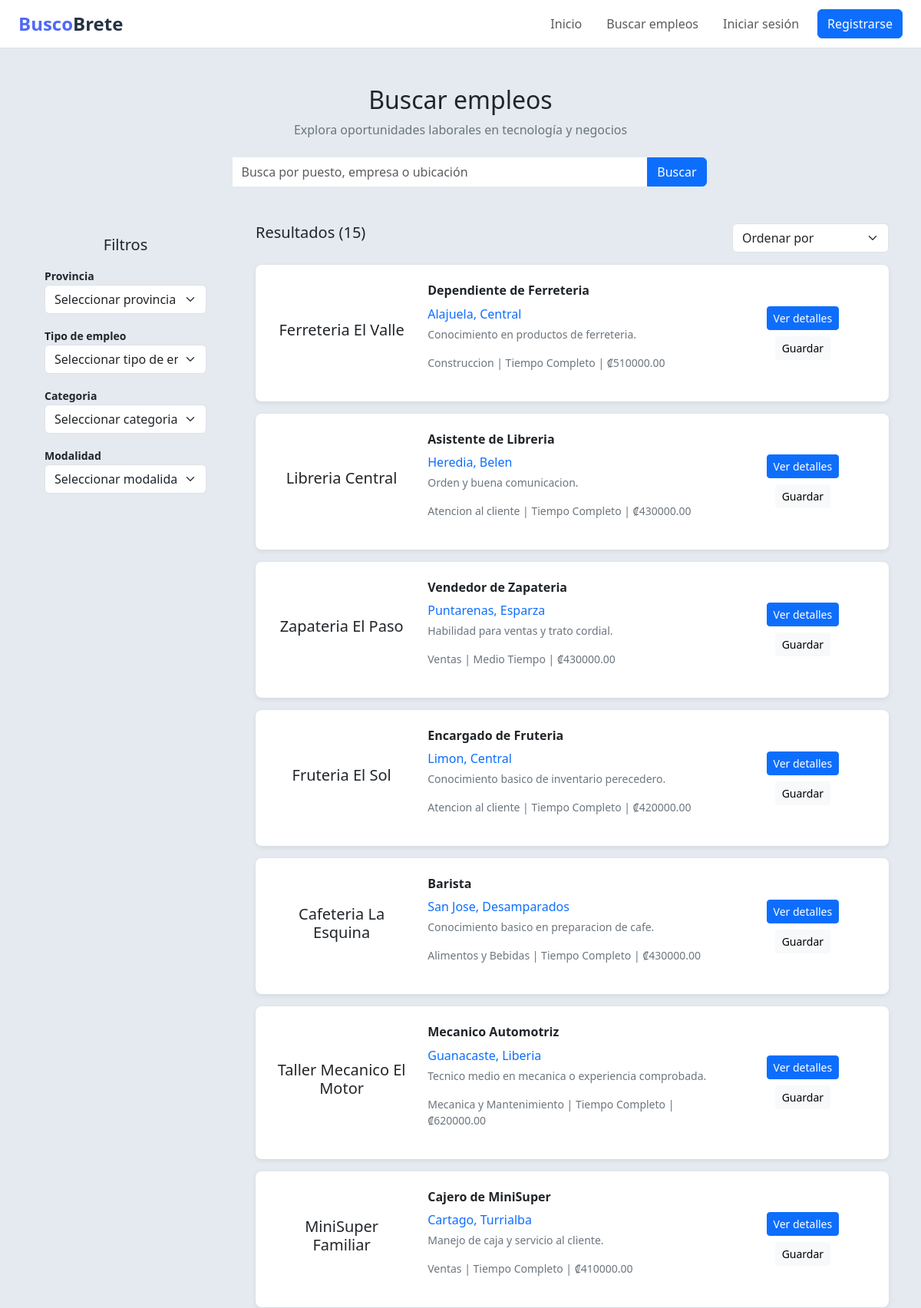
The page /?page=buscarEmpleos (upper part) on the database its author committed.
### tables this page shows
CREATE TABLE empleadores (
    idEmpleador INT AUTO_INCREMENT PRIMARY KEY,
    idUsuario INT NOT NULL UNIQUE,
    nombre VARCHAR(100) NOT NULL,
    nombreEmpresa VARCHAR(150) NOT NULL,
    descripcionEmpresa TEXT,
    telefono VARCHAR(20),
    fechaRegistro DATETIME DEFAULT CURRENT_TIMESTAMP,

    FOREIGN KEY (idUsuario) REFERENCES usuarios(idUsuario)
);

CREATE TABLE ofertas (
    idOferta INT AUTO_INCREMENT PRIMARY KEY,
    idEmpleador INT NOT NULL,
    idCategoria INT NOT NULL,
    idUbicacion INT NOT NULL,
    titulo VARCHAR(150) NOT NULL,
    descripcion TEXT NOT NULL,
    requisitos TEXT,
    salario DECIMAL(10,2),
    tipoEmpleo ENUM('tiempo completo','medio tiempo','temporal','remoto'),
    estado ENUM('activa','cerrada','pausada') DEFAULT 'activa',
    fechaPublicacion DATETIME DEFAULT CURRENT_TIMESTAMP,

    FOREIGN KEY (idEmpleador) REFERENCES empleadores(idEmpleador),
    FOREIGN KEY (idCategoria) REFERENCES categorias(idCategoria),
    FOREIGN KEY (idUbicacion) REFERENCES ubicaciones(idUbicacion)
);

CREATE TABLE ubicaciones (
    idUbicacion INT AUTO_INCREMENT PRIMARY KEY,
    provincia VARCHAR(100) NOT NULL,
    canton VARCHAR(100) NOT NULL
);

CREATE TABLE categorias (
    idCategoria INT AUTO_INCREMENT PRIMARY KEY,
    nombre VARCHAR(100) NOT NULL
);

### app/controllers/buscadorController.php (called while the page is built, shortened)
<?php
require_once __DIR__ . '/../../config/database.php';
require_once __DIR__ . '/../models/Ubicacion.php';
require_once __DIR__ . '/../models/Oferta.php';
require_once __DIR__ . '/../models/Empleador.php';
require_once __DIR__ . '/../models/Categoria.php';
class buscadorController
{
    private $ubicacionModel;
    private $ofertaModel;
    private $empleadorModel;
    private $categoriaModel;
    public function __construct()
    {
        $database = new Database();
        $db = $database->connect();
        $this->ofertaModel = new Oferta($db);
        $this->ubicacionModel = new Ubicacion($db);
        $this->empleadorModel = new Empleador($db);
        $this->categoriaModel = new Categoria($db);
    }
    public function showBuscador()
    {
        $ofertas = $this->ofertaModel->getAll()->fetch_all(MYSQLI_ASSOC);
        $ubicaciones = $this->ubicacionModel->getAll();
        $empleadores = $this->empleadorModel->getAll();
        $categorias = $this->categoriaModel->getAll();
        require 'app/views/buscarEmpleos.php';
    }
}

### app/models/Oferta.php (called while the page is built, shortened)
<?php
class Oferta
{
	private $conn;
	public function __construct($db)
	{
		$this->conn = $db;
	}
	public function getAll()
	{
		$sql = "SELECT * FROM ofertas ORDER BY RAND()";
		$result = $this->conn->query($sql);
		return $result;
	}
}

### app/models/Empleador.php (called while the page is built, shortened)
<?php
class Empleador
{
	private $conn;
	public function __construct($db)
	{
		$this->conn = $db;
	}
	public function getAll()
	{
		$sql = "SELECT * FROM empleadores ORDER BY idEmpleador DESC";
		return $this->conn->query($sql);
	}
}

### app/models/Ubicacion.php (called while the page is built, shortened)
<?php
class Ubicacion{
    private $conn;
    public function __construct($db)
    {
        $this->conn = $db;
    }
    	public function getAll()
	{
		$sql = "SELECT * FROM ubicaciones";
		$result = $this->conn->query($sql);
		return $result;
	}
}

### app/models/Categoria.php (called while the page is built, shortened)
<?php
class Categoria
{
    private $conn;
    public function __construct($db)
    {
        $this->conn = $db;
    }
    public function getAll()
    {
        $sql = "SELECT * FROM categorias";
        $result = $this->conn->query($sql);
        return $result;
    }
}

### app/views/buscarEmpleos.php (the view, shortened to what this page needs)
<!DOCTYPE html>
<html lang="es">
<head>
    <link rel="stylesheet" href="<?= BASE_URL ?>/public/css/styles.css">
    <link href="https://cdn.jsdelivr.net/npm/bootstrap@5.3.8/dist/css/bootstrap.min.css" rel="stylesheet"
>
</head>
<body class="body-bckg">
    <?php require_once __DIR__ . '/templates/navbar.php'; ?>
    <main>
        <section class="py-5 text-center">
            <div class="container">
                <h2 class="mb-2 text-center">Buscar empleos</h2>
                <p class="text-secondary text-center">
                    Explora oportunidades laborales en tecnología y negocios
                </p>
                <div class="row justify-content-center mt-4">
                    <div class="col-md-7">
                        <div class="buscador input-group">
                            <span class="input-group-text bg-transparent border-0">
                            </span>
                            <input class="form-control border-0" placeholder="Busca por puesto, empresa o ubicación">
                            <button class="btn btn-primary">
                                Buscar
                            </button>
                        </div>
                    </div>
                </div>
            </div>
        </section>
        <section class="container mb-5">
            <div class="row g-5">
                <div class="col-md-3">
                    <div class="tarjeta-filtros p-3">
                        <h5 class="text-center mb-3">Filtros</h5>
                        <label class="small fw-bold">Provincia</label>
                        <select class="form-select mb-3">
                            <option value="" disabled selected hidden>Seleccionar provincia</option>
                        </select>
                        <label class="small fw-bold">Tipo de empleo</label>
                        <select class="form-select mb-3">
                            <option value="" disabled selected hidden>Seleccionar tipo de empleo</option>
                        </select>
                        <label class="small fw-bold">Categoria</label>
                        <select class="form-select mb-3">
                            <option value="" disabled selected hidden>Seleccionar categoria</option>
                        </select>
                        <label class="small fw-bold">Modalidad</label>
                        <select class="form-select">
                            <option value="" disabled selected hidden>Seleccionar modalidad</option>
                        </select>
                    </div>
                </div>
                <div class="col-md-9">
                    <div class="d-flex justify-content-between mb-3">
                        <h5>Resultados (<?= count($ofertas) ?>)</h5>
                        <select class="form-select w-auto">
                            <option value="" disabled selected hidden>Ordenar por</option>
                        </select>
                    </div>
                    <?php foreach ($ofertas as $o) { ?>
                        <div class="tarjeta-trabajo p-4 mb-3">
                            <div class="row align-items-center">
                                <div class="col-md-3 text-center">
                                    <h5><?php foreach ($empleadores as $e) {
                                            if ($e['idEmpleador'] == $o['idEmpleador']) {
                                                echo $e['nombreEmpresa'];
                                            }
                                        } ?></h5>
                                </div>
                                <div class="col-md-6">
                                    <h6 class="fw-bold">
                                        <?= $o['titulo'] ?>
                                    </h6>
                                    <p class="text-primary mb-1">
                                        <? foreach ($ubicaciones as $u) {
                                            if ($u['idUbicacion'] == $o['idUbicacion']) {
                                                echo $u['provincia'] . ', ' . $u['canton'];
                                            }
                                        } ?>
                                    </p>
                                    <p class="text-secondary small">
                                        <?= $o['requisitos'] ?>
                                    </p>
                                    <p class="text-secondary small">
                                        <? foreach ($categorias as $c) {
                                            if ($c['idCategoria'] == $o['idCategoria']) {
                                                echo $c['nombre'];
                                            }
                                        } ?> <? echo ' | ' . ucwords($o['tipoEmpleo']) . ' | ₡' . $o['salario'] ?>
                                    </p>
                                </div>
                                <div class="col-md-3 text-center">
                                    <button class="btn btn-primary btn-sm mb-2" id="btnVerDetalles">
                                        Ver detalles
                                    </button>
                                    <br>
                                    <button class="btn btn-light btn-sm" id="btnGuardar">
                                        Guardar
                                    </button>
                                </div>
                            </div>
                        </div><?php } ?>
                </div>
            </div>
        </section>
    </main>
</body>
</html>

### public/css/styles.css (style rules this page uses)
:root { --bb-bg: #f1f5f9; --bb-main: #e4eaf0; --bb-text-900: #0f172a; --bb-text-800: #1e293b; --bb-text-700: #334155; --bb-text-600: #374151; --bb-text-500: #475569; --bb-text-400: #64748b; --bb-muted: #9ca3af; --bb-border: #e6eaf0; --bb-border-2: #e5e7eb; --bb-white: #ffffff; --bb-primary: #2563eb; --bb-footer: #1f2a38; --bb-surface: #ffffff; --bb-green-bg: #d1fae5; --bb-green-text: #065f46; --bb-red-bg: #fee2e2; --bb-red-text: #991b1b; --bb-amber-bg: #fef3c7; --bb-amber-text: #92400e; --bb-chip: #e2e8f0; }
.tarjeta-trabajo { background-color: #ffffff; border-radius: 8px; box-shadow: 0 2px 6px rgba(0, 0, 0, 0.08); }
*, *::before, *::after { box-sizing: border-box; }
html, body { min-height: 100vh; font-family: "Inter", system-ui, -apple-system, Segoe UI, Roboto, Helvetica, Arial; background: var(--bb-bg); color: var(--bb-text-800); }
body { display: flex; flex-direction: column; }
main { flex: 1; background: var(--bb-main); }
.btn-primary { background: var(--bb-primary); color: #fff; border: none; border-radius: 8px; padding: 0.6rem 1rem; font-weight: 600; cursor: pointer; transition: background 0.2s, box-shadow 0.2s; }

### rows shown on the page
ofertas: titulo "Dependiente de Ferreteria", requisitos "Conocimiento en productos de ferreteria.", tipoEmpleo "Tiempo Completo", salario "510000.00"
empleadores: nombreEmpresa "Ferreteria El Valle"
ubicaciones: provincia "Alajuela", canton "Central"
categorias: nombre "Construccion"
ofertas: titulo "Asistente de Libreria", requisitos "Orden y buena comunicacion.", tipoEmpleo "Tiempo Completo", salario "430000.00"
empleadores: nombreEmpresa "Libreria Central"
ubicaciones: provincia "Heredia", canton "Belen"
categorias: nombre "Atencion al cliente"
ofertas: titulo "Vendedor de Zapateria", requisitos "Habilidad para ventas y trato cordial.", tipoEmpleo "Medio Tiempo", salario "430000.00"
empleadores: nombreEmpresa "Zapateria El Paso"
ubicaciones: provincia "Puntarenas", canton "Esparza"
categorias: nombre "Ventas"
ofertas: titulo "Encargado de Fruteria", requisitos "Conocimiento basico de inventario perecedero.", tipoEmpleo "Tiempo Completo", salario "420000.00"
empleadores: nombreEmpresa "Fruteria El Sol"
ubicaciones: provincia "Limon", canton "Central"
ofertas: titulo "Barista", requisitos "Conocimiento basico en preparacion de cafe.", tipoEmpleo "Tiempo Completo", salario "430000.00"
empleadores: nombreEmpresa "Cafeteria La Esquina"
ubicaciones: provincia "San Jose", canton "Desamparados"
categorias: nombre "Alimentos y Bebidas"
ofertas: titulo "Mecanico Automotriz", requisitos "Tecnico medio en mecanica o experiencia comprobada.", tipoEmpleo "Tiempo Completo", salario "620000.00"
empleadores: nombreEmpresa "Taller Mecanico El Motor"
ubicaciones: provincia "Guanacaste", canton "Liberia"
categorias: nombre "Mecanica y Mantenimiento"
ofertas: titulo "Cajero de MiniSuper", requisitos "Manejo de caja y servicio al cliente.", tipoEmpleo "Tiempo Completo", salario "410000.00"
empleadores: nombreEmpresa "MiniSuper Familiar"
ubicaciones: provincia "Cartago", canton "Turrialba"

### other values the page prints
count($ofertas) "15"
